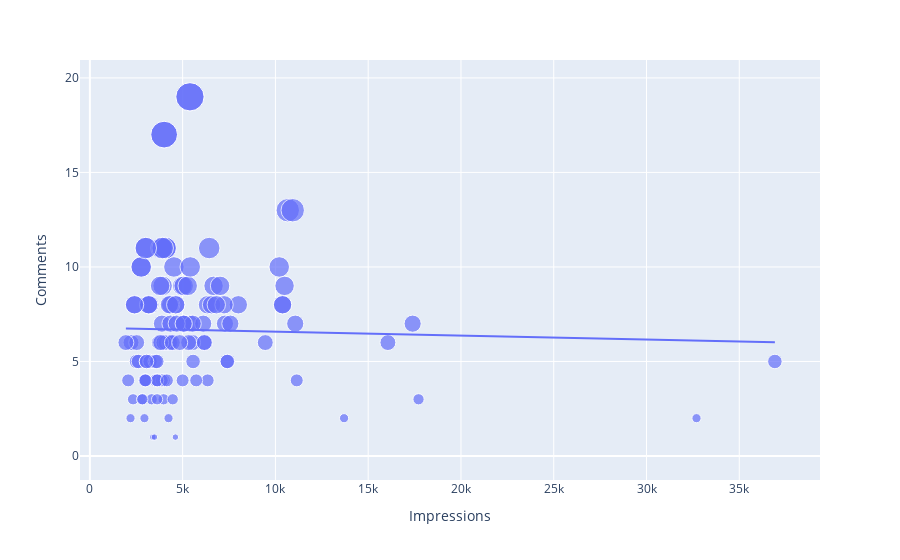

This figure's notebook cell:
### Code cell
px.scatter(data, x="Impressions", y="Comments", size="Comments", trendline='ols')
# # Number of comments does not affect its reach much
